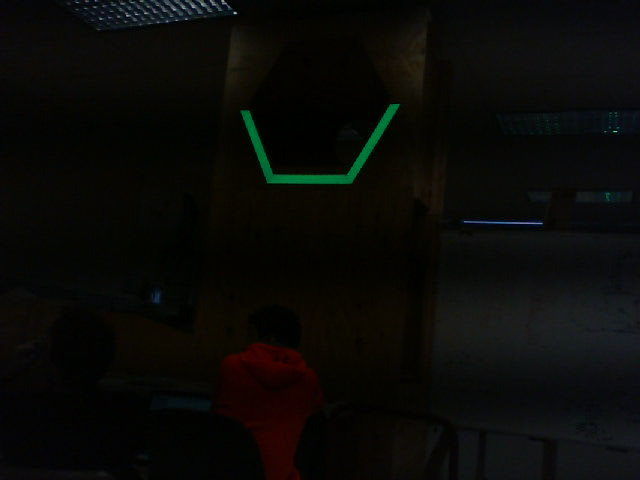
#> input picture PythonCameraCode/TJ/CameraCalibration/2020Target/5sqrt5.jpg, 640 x 480 px, found by its file name
$ python targetTest2020-02-24.py
#> lines starting #> are read from the running program, lines starting #| are printed output that depends on the picture; after the words box and inside, x2 and y2 are one past the last pixel; in counts of white or black regions, pixels touching at a corner belong together
import cv2
import numpy as np
import math
import colorsys
import time
import json
from enum import Enum

class FixingMistakes:
    """
    An OpenCV pipeline generated by GRIP.
    """

    def __init__(self):
        """initializes all values to presets or None if need to be set
        """

        self.__hsv_threshold_hue = [59.81587611266919, 83.37920461389646]
        self.__hsv_threshold_saturation = [151.47148632892322, 254.7363828862536]
        self.__hsv_threshold_value = [31.28797058320366, 245.0109921659375]

        self.hsv_threshold_output = None

        self.__cv_dilate_src = self.hsv_threshold_output
        self.__cv_dilate_kernel = None
        self.__cv_dilate_anchor = (-1, -1)
        self.__cv_dilate_iterations = 2.0
        self.__cv_dilate_bordertype = cv2.BORDER_CONSTANT
        self.__cv_dilate_bordervalue = (-1)

        self.cv_dilate_output = None

        self.__cv_erode_src = self.cv_dilate_output
        self.__cv_erode_kernel = None
        self.__cv_erode_anchor = (-1, -1)
        self.__cv_erode_iterations = 2.0
        self.__cv_erode_bordertype = cv2.BORDER_CONSTANT
        self.__cv_erode_bordervalue = (-1)

        self.cv_erode_output = None


        self.__mask_mask = self.cv_erode_output

        self.mask_output = None

        self.__find_contours_input = self.cv_erode_output
        self.__find_contours_external_only = False

        self.find_contours_output = None

        self.__filter_contours_0_contours = self.find_contours_output
        self.__filter_contours_0_min_area = 10.0
        self.__filter_contours_0_min_perimeter = 0.0
        self.__filter_contours_0_min_width = 0.0
        self.__filter_contours_0_max_width = 1000.0
        self.__filter_contours_0_min_height = 0.0
        self.__filter_contours_0_max_height = 1000.0
        self.__filter_contours_0_solidity = [0.0, 100]
        self.__filter_contours_0_max_vertices = 1000.0
        self.__filter_contours_0_min_vertices = 0.0
        self.__filter_contours_0_min_ratio = 0.0
        self.__filter_contours_0_max_ratio = 1000.0

        self.filter_contours_0_output = None

        self.__convex_hulls_contours = self.filter_contours_0_output

        self.convex_hulls_output = None

        self.__filter_contours_1_contours = self.convex_hulls_output
        self.__filter_contours_1_min_area = 0.0
        self.__filter_contours_1_min_perimeter = 0.0
        self.__filter_contours_1_min_width = 0.0
        self.__filter_contours_1_max_width = 1000.0
        self.__filter_contours_1_min_height = 0.0
        self.__filter_contours_1_max_height = 1000.0
        self.__filter_contours_1_solidity = [0, 100]
        self.__filter_contours_1_max_vertices = 20.0
        self.__filter_contours_1_min_vertices = 3.0
        self.__filter_contours_1_min_ratio = 0.0
        self.__filter_contours_1_max_ratio = 1000.0

        self.filter_contours_1_output = None


    def process(self, source0):
        """
        Runs the pipeline and sets all outputs to new values.
        """
        # Step HSV_Threshold0:
        self.__hsv_threshold_input = source0
        (self.hsv_threshold_output) = self.__hsv_threshold(self.__hsv_threshold_input, self.__hsv_threshold_hue, self.__hsv_threshold_saturation, self.__hsv_threshold_value)

        # Step CV_dilate0:
        self.__cv_dilate_src = self.hsv_threshold_output
        (self.cv_dilate_output) = self.__cv_dilate(self.__cv_dilate_src, self.__cv_dilate_kernel, self.__cv_dilate_anchor, self.__cv_dilate_iterations, self.__cv_dilate_bordertype, self.__cv_dilate_bordervalue)

        # Step CV_erode0:
        self.__cv_erode_src = self.cv_dilate_output
        (self.cv_erode_output) = self.__cv_erode(self.__cv_erode_src, self.__cv_erode_kernel, self.__cv_erode_anchor, self.__cv_erode_iterations, self.__cv_erode_bordertype, self.__cv_erode_bordervalue)
        # Step Mask0:
        self.__mask_input = source0
        self.__mask_mask = self.cv_erode_output
        (self.mask_output) = self.__mask(self.__mask_input, self.__mask_mask)

        # Step Find_Contours0:
        self.__find_contours_input = self.cv_erode_output
        (self.find_contours_output) = self.__find_contours(self.__find_contours_input, self.__find_contours_external_only)

        # Step Filter_Contours0:
        self.__filter_contours_0_contours = self.find_contours_output
        (self.filter_contours_0_output) = self.__filter_contours(self.__filter_contours_0_contours, self.__filter_contours_0_min_area, self.__filter_contours_0_min_perimeter, self.__filter_contours_0_min_width, self.__filter_contours_0_max_width, self.__filter_contours_0_min_height, self.__filter_contours_0_max_height, self.__filter_contours_0_solidity, self.__filter_contours_0_max_vertices, self.__filter_contours_0_min_vertices, self.__filter_contours_0_min_ratio, self.__filter_contours_0_max_ratio)

        # Step Convex_Hulls0:
        self.__convex_hulls_contours = self.filter_contours_0_output
        (self.convex_hulls_output) = self.__convex_hulls(self.__convex_hulls_contours)

        # Step Filter_Contours1:
        self.__filter_contours_1_contours = self.convex_hulls_output
        (self.filter_contours_1_output) = self.__filter_contours(self.__filter_contours_1_contours, self.__filter_contours_1_min_area, self.__filter_contours_1_min_perimeter, self.__filter_contours_1_min_width, self.__filter_contours_1_max_width, self.__filter_contours_1_min_height, self.__filter_contours_1_max_height, self.__filter_contours_1_solidity, self.__filter_contours_1_max_vertices, self.__filter_contours_1_min_vertices, self.__filter_contours_1_min_ratio, self.__filter_contours_1_max_ratio)


    @staticmethod
    def __hsv_threshold(input, hue, sat, val):
        """Segment an image based on hue, saturation, and value ranges.
        Args:
            input: A BGR np.ndarray.
            hue: A list of two numbers the are the min and max hue.
            sat: A list of two numbers the are the min and max saturation.
            lum: A list of two numbers the are the min and max value.
        Returns:
            A black and white np.ndarray.
        """
        out = cv2.cvtColor(input, cv2.COLOR_BGR2HSV)
        return cv2.inRange(out, (hue[0], sat[0], val[0]),  (hue[1], sat[1], val[1]))

    @staticmethod
    def __cv_dilate(src, kernel, anchor, iterations, border_type, border_value):
        """Expands area of higher value in an image.
        Args:
           src: A np.ndarray.
           kernel: The kernel for dilation. A np.ndarray.
           iterations: the number of times to dilate.
           border_type: Opencv enum that represents a border type.
           border_value: value to be used for a constant border.
        Returns:
            A np.ndarray after dilation.
        """
        return cv2.dilate(src, kernel, anchor, iterations = (int) (iterations +0.5),
                            borderType = border_type, borderValue = border_value)

    @staticmethod
    def __cv_erode(src, kernel, anchor, iterations, border_type, border_value):
        """Expands area of lower value in an image.
        Args:
           src: A np.ndarray.
           kernel: The kernel for erosion. A np.ndarray.
           iterations: the number of times to erode.
           border_type: Opencv enum that represents a border type.
           border_value: value to be used for a constant border.
        Returns:
            A np.ndarray after erosion.
        """
        return cv2.erode(src, kernel, anchor, iterations = (int) (iterations +0.5),
                            borderType = border_type, borderValue = border_value)

    @staticmethod
    def __mask(input, mask):
        """Filter out an area of an image using a binary mask.
        Args:
            input: A three channel np.ndarray.
            mask: A black and white np.ndarray.
        Returns:
            A three channel np.ndarray.
        """
        return cv2.bitwise_and(input, input, mask=mask)

    @staticmethod
    def __find_contours(input, external_only):
        """Sets the values of pixels in a binary image to their distance to the nearest black pixel.
        Args:
            input: A np.ndarray.
            external_only: A boolean. If true only external contours are found.
        Return:
            A list of np.ndarray where each one represents a contour.
        """
        if(external_only):
            mode = cv2.RETR_EXTERNAL
        else:
            mode = cv2.RETR_LIST
        method = cv2.CHAIN_APPROX_SIMPLE
        contours, hierarchy =cv2.findContours(input, mode=mode, method=method)
        return contours

    @staticmethod
    def __convex_hulls(input_contours):
        """Computes the convex hulls of contours.
        Args:
            input_contours: A list of np.ndarray that each represent a contour.
        Returns:
            A list of np.ndarray that each represent a contour.
        """
        output = []
        for contour in input_contours:
            output.append(cv2.convexHull(contour))
        return output

    @staticmethod
    def __filter_contours(input_contours, min_area, min_perimeter, min_width, max_width,
                        min_height, max_height, solidity, max_vertex_count, min_vertex_count,
                        min_ratio, max_ratio):
        """Filters out contours that do not meet certain criteria.
        Args:
            input_contours: Contours as a list of np.ndarray.
            min_area: The minimum area of a contour that will be kept.
            min_perimeter: The minimum perimeter of a contour that will be kept.
            min_width: Minimum width of a contour.
            max_width: MaxWidth maximum width.
            min_height: Minimum height.
            max_height: Maximimum height.
            solidity: The minimum and maximum solidity of a contour.
            min_vertex_count: Minimum vertex Count of the contours.
            max_vertex_count: Maximum vertex Count.
            min_ratio: Minimum ratio of width to height.
            max_ratio: Maximum ratio of width to height.
        Returns:
            Contours as a list of np.ndarray.
        """
        output = []
        for contour in input_contours:
            x,y,w,h = cv2.boundingRect(contour)
            if (w < min_width or w > max_width):
                continue
            if (h < min_height or h > max_height):
                continue
            area = cv2.contourArea(contour)
            if (area < min_area):
                continue
            if (cv2.arcLength(contour, True) < min_perimeter):
                continue
            hull = cv2.convexHull(contour)
            solid = 100 * area / cv2.contourArea(hull)
            if (solid < solidity[0] or solid > solidity[1]):
                continue
            if (len(contour) < min_vertex_count or len(contour) > max_vertex_count):
                continue
            ratio = (float)(w) / h
            if (ratio < min_ratio or ratio > max_ratio):
                continue
            output.append(contour)
        return output


'''

LIVE FEED

camera = UsbCamera("CammyBoi", 0)
camera.setExposureManual(10)
#camera.setConfigJson(json.dumps(json.load(open(configFile, "rt", encoding="utf-8"))))
vidSink = CvSink("Camera")
vidSink.setSource(camera)

vidSource = CvSource("Processed", VideoMode.PixelFormat.kMJPEG, 640, 480, 30)
networkStream = MjpegServer("Stream", 1181)
networkStream.setSource(vidSource)
img = np.zeros(shape=(480, 640, 3), dtype=np.uint8)

while(True):
    ret, src = vidSink.grabFrame(img)
    startTime = time.time()

    gLine.process(src)

    image = gLine.mask_output

    print(time.time() - startTime)
    vidSource.putFrame(image)
    if cv2.waitKey(1) & 0xFF == ord('q'):
        break
# When everything done, release the capture

'''

def filter(polys):
    output = []

    for p in polys :
        if len(p) == 4:
            output.append(p)

    if len(output) == 0 and len(polys) > 0:
        output.append(max(polys, key = cv2.contourArea))

    return output


def findCameraPoints (contour):
    highest = [0,100000]
    secondHighest = [0,1000000]
    for i in contour.tolist(): #Finds two highest first
        # print(i)
        if i[0][1] < highest[1]:
            secondHighest = highest
            highest = i[0]
        elif i[0][1] < secondHighest[1]:
            secondHighest = i[0]

    highPoints = [highest, secondHighest]

    lowPoints = [i[0] for i in contour.tolist()]
    for i in highPoints:
        lowPoints.remove(i)

    out = []

    if highPoints[0][0] < highPoints[1][0]:
        out.append(highPoints[0])
        out.append(highPoints[1])
    else:
        out.append(highPoints[1])
        out.append(highPoints[0])

    if lowPoints[0][0] < lowPoints[1][0]:
        out.append(lowPoints[0])
        out.append(lowPoints[1])
    else:
        out.append(lowPoints[1])
        out.append(lowPoints[0])

    #print(out)

    return out

def compute_output_values(rvec, tvec):
    #Compute the necessary output distance and angles
    x = tvec[0][0]
    z = tvec[2][0]
    # distance in the horizontal plane between camera and target
    distance = math.sqrt(x**2 + z**2)
    # horizontal angle between camera center line and target
    angle1 = math.atan2(x, z)
    rot, _ = cv2.Rodrigues(rvec)
    rot_inv = rot.transpose()
    pzero_world = np.matmul(rot_inv, -tvec)
    angle2 = math.atan2(pzero_world[0][0], pzero_world[2][0])
    return distance, angle1, angle2


worldCoordinates = [[-19.645, 0, 0], #Top left
                    [19.645, 0, 0],  #Top right
                    [-9.8125, -17, 0], #Bottom left
                    [9.8125, -17, 0]] #Bottom right
cameraMatrix = [[673.2946425835999, 0.0, 338.3273970742714], [0.0, 674.9130986966046, 243.23552203493037], [0.0, 0.0, 1.0]]
dist = [[0.23043310501883713, -1.5921193536768907, 0.0012902916667479703, 0.0002779350479029492, 4.7017257685279095]]
pipeline = FixingMistakes()

maxPics = 30
val = 35

blank_image = np.zeros((480,640,3), np.uint8)
epsilon = 25

# [7 lines of commented-out code are left out]

while True:
    imgloc = "CameraCalibration\\2020Target\\5sqrt5.jpg"
    # img = vidSink.grabFrame(blank_image)
    # startTime = time.time()
    # imgloc = "CameraCalibration\\2020Target\\10sqrt2.jpg"
    img = cv2.imread(imgloc)
#> img is the input picture: shape (480, 640, 3); mean B, G, R 7.5, 10.1, 9.9
    pipeline.process(img)
#> in __hsv_threshold, `return cv2.inRange(out, (hue[0], sat[0], val[0]),  (hue[1], sat[1], va..`:
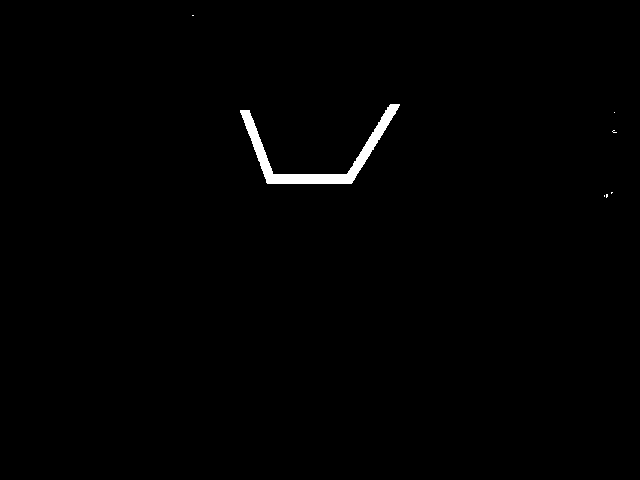
#> returned value: shape (480, 640); 0.76% white; 7 white regions (6 under 20 px), largest, box (x1, y1, x2, y2) and area: (240, 104, 400, 184) 2310

    processedImg = pipeline.mask_output
    cv2.imshow('mask', processedImg)
    contours = pipeline.filter_contours_1_output

    approxPolys = []
    for c in contours:
        approxPolys.append(cv2.approxPolyDP(c, epsilon, True))


    filteredPolys = filter(approxPolys)

    poly_img = np.zeros((480,640,3), np.uint8)

    imgCoords = []

    if len(filteredPolys) > 0:
        c = max(filteredPolys, key = cv2.contourArea)
        cv2.drawContours(img, [c], -1, (255, 255, 255), 1)
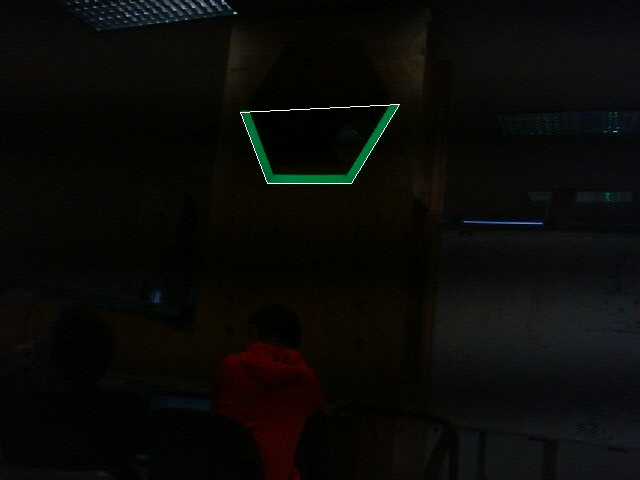
#> img: shape (480, 640, 3); 0.13% of pixels changed, all inside (x1, y1, x2, y2) = (240, 104, 400, 184)
        imgCoords = findCameraPoints(c)

        cv2.circle(img, tuple(imgCoords[0]), 2, (255, 0, 0), 1)   #top left - blue
#> img: shape (480, 640, 3); under 0.01% of pixels changed, all inside (x1, y1, x2, y2) = (238, 110, 243, 115)
        cv2.circle(img, tuple(imgCoords[1]), 2, (0, 0, 255), 1)   #top right - red
#> img: shape (480, 640, 3); mean B, G, R 7.8, 10.3, 10.2
        cv2.circle(img, tuple(imgCoords[2]), 2, (255, 0, 255), 1) #bottom left - magenta
#> img: shape (480, 640, 3); mean B, G, R 7.8, 10.3, 10.2
        cv2.circle(img, tuple(imgCoords[3]), 2, (0, 255, 255), 1) #bottom right - yellow
#> img: shape (480, 640, 3); mean B, G, R 7.8, 10.3, 10.2

        retval, rvec, tvec = cv2.solvePnP(np.array(worldCoordinates, dtype=np.float32),
                                np.array(imgCoords, dtype=np.float32),
                                np.array(cameraMatrix, dtype=np.float32),
                                np.array(dist, dtype=np.float32))
        distance, angle1, angle2 = compute_output_values(rvec, tvec)

        print(distance, angle1, angle2)

    cv2.waitKey(1)

cv2.destroyAllWindows()

$ run again, with PythonCameraCode/TJ/CameraCalibration/2020Target/10sqrt2.jpg copied over PythonCameraCode/TJ/CameraCalibration/2020Target/5sqrt5.jpg
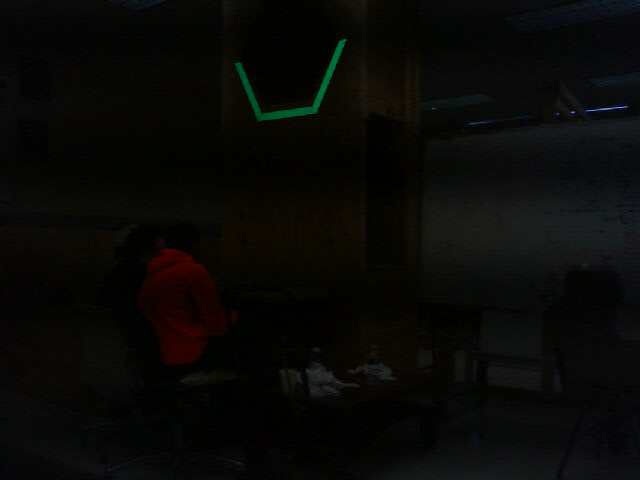
#> input picture PythonCameraCode/TJ/CameraCalibration/2020Target/10sqrt2.jpg, 640 x 480 px, found by its file name
#> img is the input picture: shape (480, 640, 3); mean B, G, R 6.7, 9, 9
#> out: shape (480, 640, 3); mean H, S, V 49.9, 141.5, 10.8
#> in __hsv_threshold, `return cv2.inRange(out, (hue[0], sat[0], val[0]),  (hue[1], sat[1], va..`:
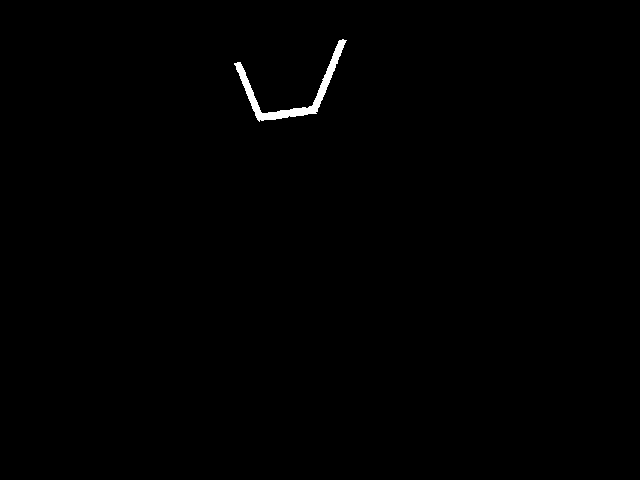
#> returned value: shape (480, 640); 0.45% white; 1 white region, box (x1, y1, x2, y2) and area: (234, 39, 347, 122) 1380
#> `cv2.drawContours(img, [c], -1, (255, 255, 255), 1)`:
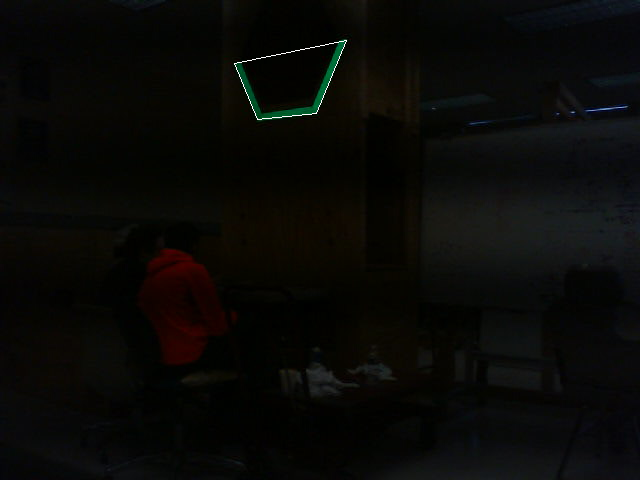
#> img: shape (480, 640, 3); 0.1% of pixels changed, all inside (x1, y1, x2, y2) = (234, 40, 347, 120)

$ run again, with PythonCameraCode/TJ/CameraCalibration/2020Target/my_photo-1.jpg copied over PythonCameraCode/TJ/CameraCalibration/2020Target/5sqrt5.jpg
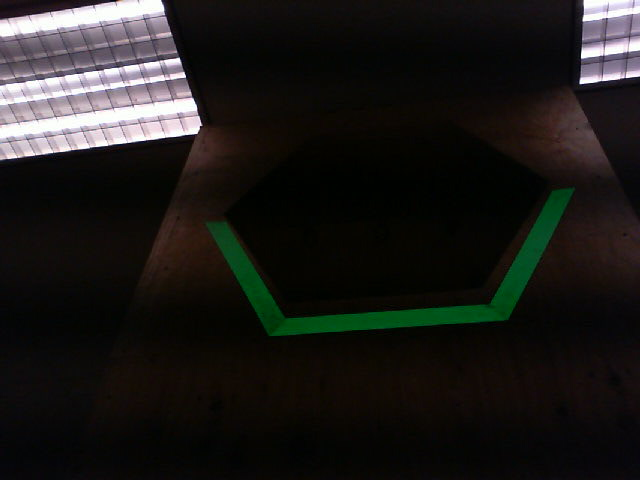
#> input picture PythonCameraCode/TJ/CameraCalibration/2020Target/my_photo-1.jpg, 640 x 480 px, found by its file name
#> img is the input picture: shape (480, 640, 3); mean B, G, R 25.4, 27.7, 29
#> out: shape (480, 640, 3); mean H, S, V 57.7, 126, 32.2
#> in __hsv_threshold, `return cv2.inRange(out, (hue[0], sat[0], val[0]),  (hue[1], sat[1], va..`:
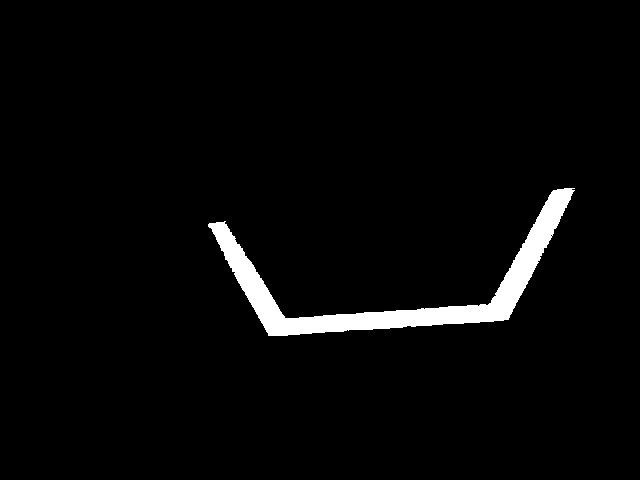
#> returned value: shape (480, 640); 3.1% white; 1 white region, box (x1, y1, x2, y2) and area: (208, 188, 575, 336) 9390
#> `cv2.drawContours(img, [c], -1, (255, 255, 255), 1)`:
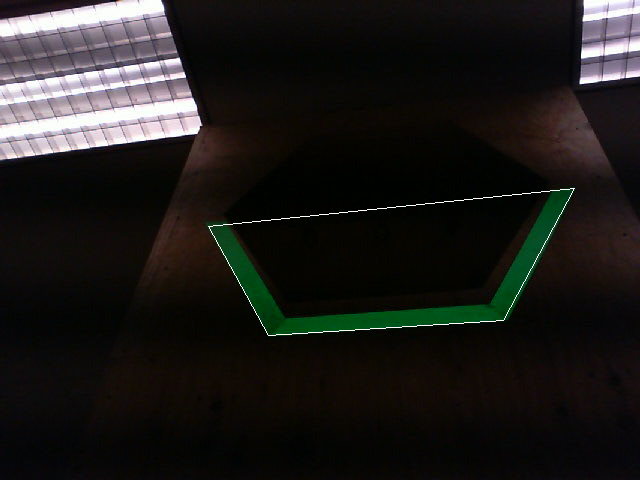
#> img: shape (480, 640, 3); 0.27% of pixels changed, all inside (x1, y1, x2, y2) = (208, 188, 575, 336)
